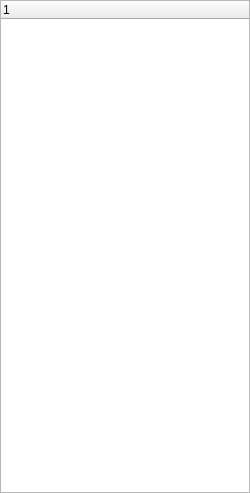
<?xml version="1.0" encoding="UTF-8"?>
<ui version="4.0">
 <class>MyLeftBar</class>
 <widget class="QWidget" name="MyLeftBar">
  <property name="geometry">
   <rect>
    <x>0</x>
    <y>0</y>
    <width>250</width>
    <height>493</height>
   </rect>
  </property>
  <property name="windowTitle">
   <string>Form</string>
  </property>
  <layout class="QGridLayout" name="gridLayout">
   <property name="leftMargin">
    <number>0</number>
   </property>
   <property name="topMargin">
    <number>0</number>
   </property>
   <property name="rightMargin">
    <number>0</number>
   </property>
   <property name="bottomMargin">
    <number>0</number>
   </property>
   <property name="spacing">
    <number>0</number>
   </property>
   <item row="0" column="0">
    <widget class="QTreeWidget" name="treeWidget">
     <property name="enabled">
      <bool>true</bool>
     </property>
     <property name="verticalScrollBarPolicy">
      <enum>Qt::ScrollBarAlwaysOff</enum>
     </property>
     <property name="horizontalScrollBarPolicy">
      <enum>Qt::ScrollBarAlwaysOff</enum>
     </property>
     <column>
      <property name="text">
       <string notr="true">1</string>
      </property>
     </column>
    </widget>
   </item>
  </layout>
 </widget>
 <resources/>
 <connections/>
</ui>
